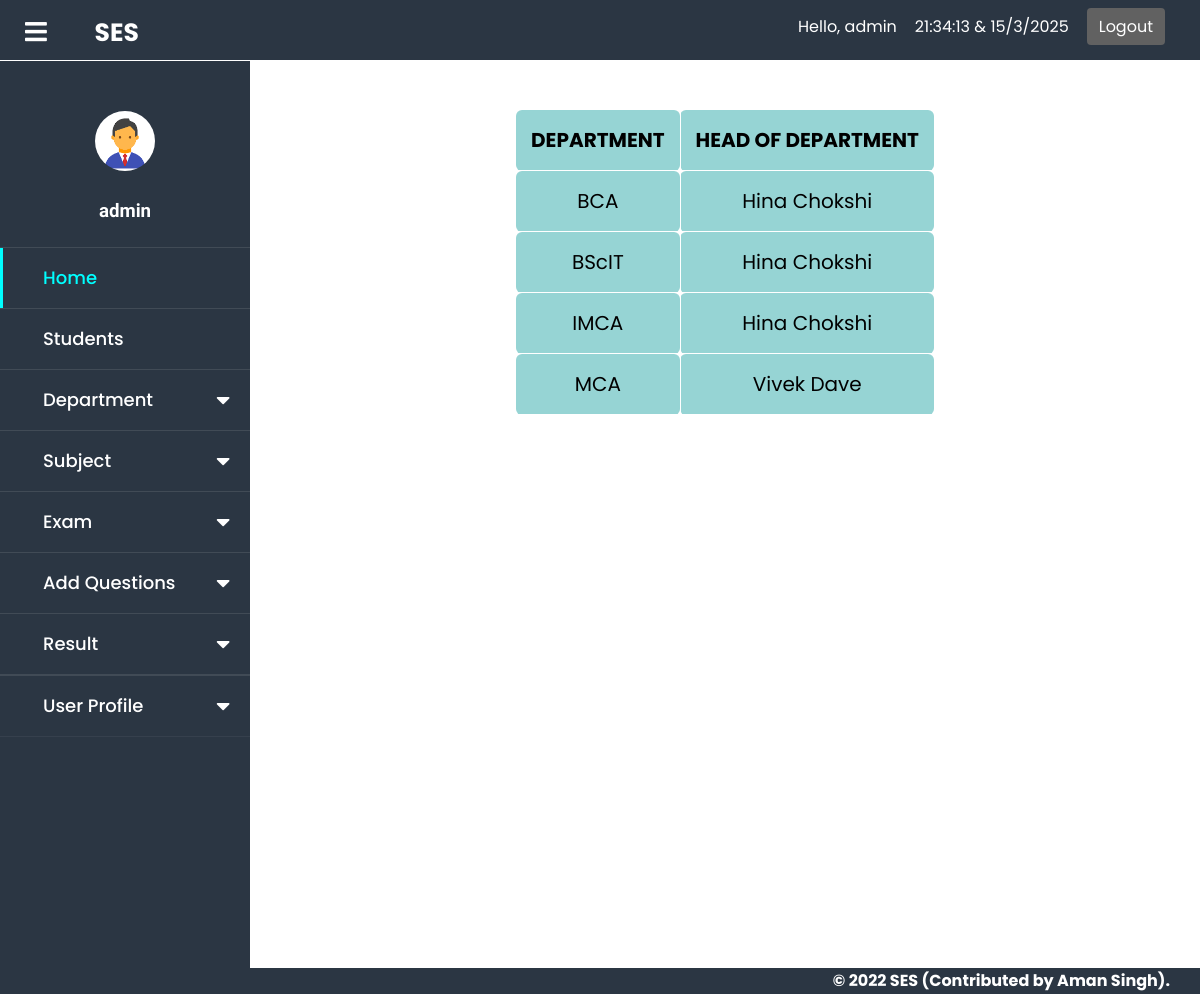
The app's page /faculty/viewdepartment/ (signed in), older data.
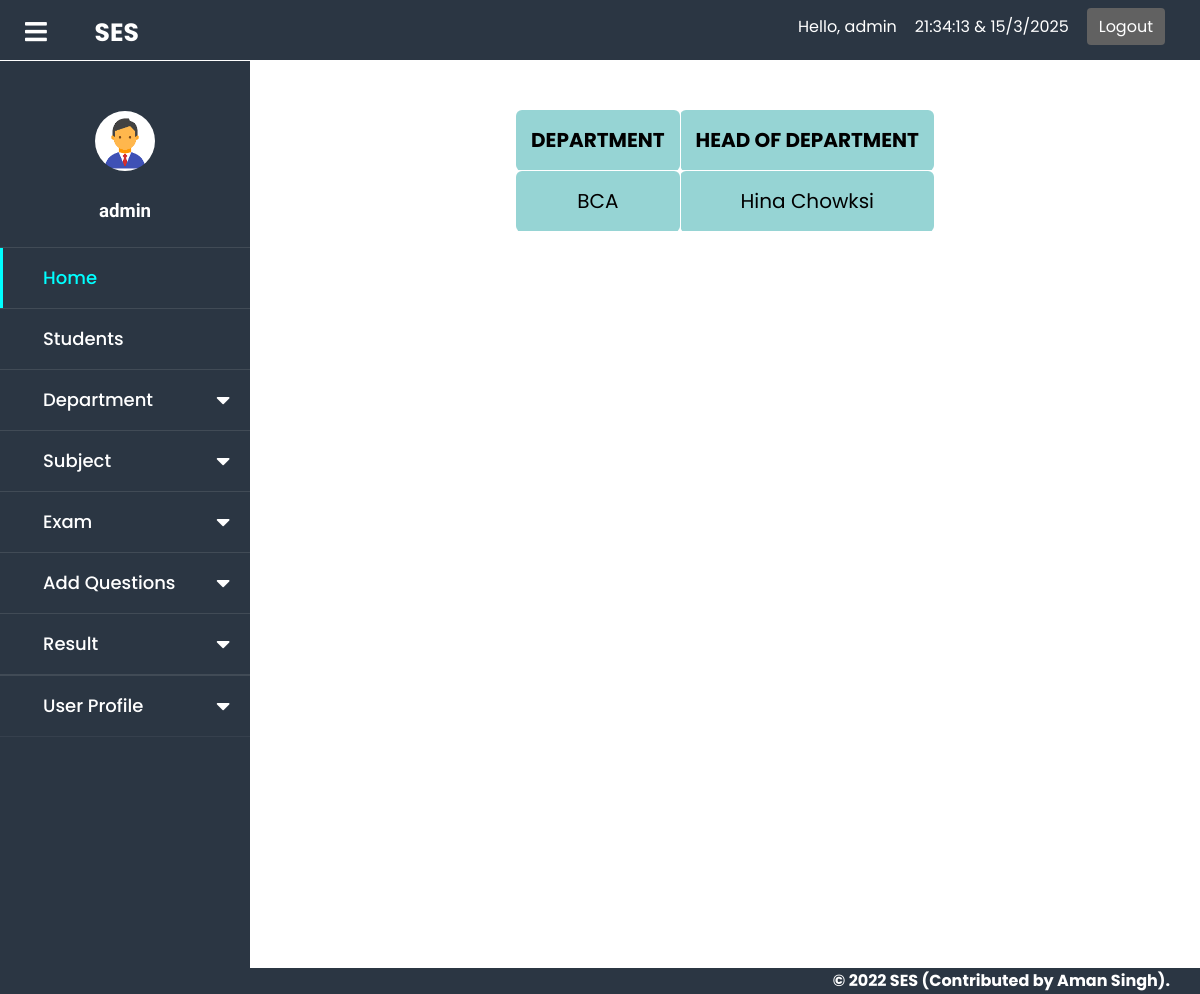
The same page, newer data.
### faculty/models.py (models this page shows, shortened)
class DepartmentInfo(models.Model):
    depname = models.CharField(max_length=50, blank=True, primary_key=True)
    dephead = models.CharField(max_length=50, blank=True)
    class Meta:
        verbose_name_plural = 'Department Info'

### faculty/views.py (the view)
# urls.py: path('viewdepartment/', views.ViewDept, name='viewdepartment'),
@login_required(login_url='login')
def ViewDept(request):
    if request.method == 'GET':
        dept = DepartmentInfo.objects.all()
        context = {
            'username': request.user,
            "dept": dept,
        }
        return render(request, 'faculty/viewdept.html', context)

### templates/faculty/viewdept.html (shortened to what this page needs)
{% extends 'faculty/base.html' %}
{% load static %}
{% block body%}
<div class="viewexam">
    <center>
    <table>
        <tr>
            <th>DEPARTMENT</th>
            <th>HEAD OF DEPARTMENT</th>
        </tr>
        {% for d in dept %}
        <tr>
            <td>{{d.depname}}</td>
            <td>{{d.dephead}}</td>
        </tr>
        {% endfor %}
    </table>
    </center>
</div>
{% endblock %}

Row changes from the older to the newer data that the page shows:
removed DepartmentInfo: depname "BScIT", dephead "Hina Chokshi"
removed DepartmentInfo: depname "IMCA", dephead "Hina Chokshi"
removed DepartmentInfo: depname "MCA", dephead "Vivek Dave"
changed DepartmentInfo "BCA": dephead "Hina Chokshi" → "Hina Chowksi"
